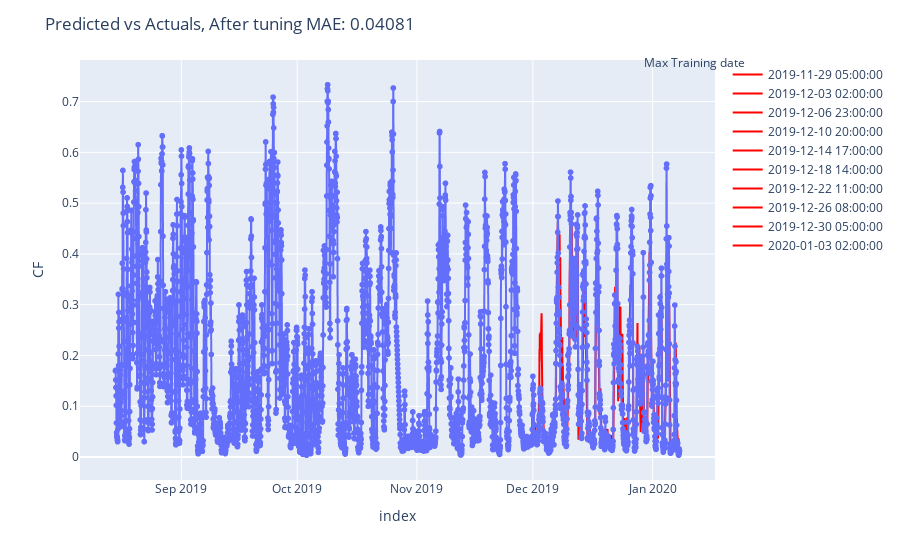

Notebook code cell kept with this figure:
### Markdown cell above
There is an improvement in the accuracy of the model after hypertuning  
The fold with January 5 and January 6 have interpolated data as the actuals , this could be leading to larger absolute error than realized

### Code cell
result = {}
params=random_search.best_params_
fig = px.line(
    wind_farms_data_features_target,
    x=wind_farms_data_features_target.index,
    y="CF",
    markers=True,
    hover_data=["CF"]
)
for key, value in train_test_folds.items():

    X_train, y_train, X_test, y_test = train_test_folds[key]
    model = XGBRegressor(**params)
    model.fit(X_train,y_train)
    predictions = model.predict(X_test)
    result[key]= (mean_absolute_error(y_test, predictions), mean_absolute_percentage_error(y_test, predictions))

    fig.add_trace(go.Scatter(x=y_test.index, y=predictions, mode='lines', name=str(key), line=dict(color='red')))

print(f"Mean abs percentage error, MAPE:{np.mean([v[1] for v in result.values()])}") # Ignoring mape based on goal and low predicted values

print(f"Mean abs error, MAE:{np.mean([v[0] for v in result.values()])}")

fig.update_layout(title="Predicted vs Actuals, After tuning MAE: 0.04081")
# fig.add_annotation(dict(text="Max training date"))

fig.update_layout(annotations=[
    dict(
        x=1.05,  # x and y coordinates for positioning, adjust as needed
        y=1.02,
        xref='paper',
        yref='paper',
        text='Max Training date',  # Legend title text
        showarrow=False,
        align='right'
    )
])
fig.show()
